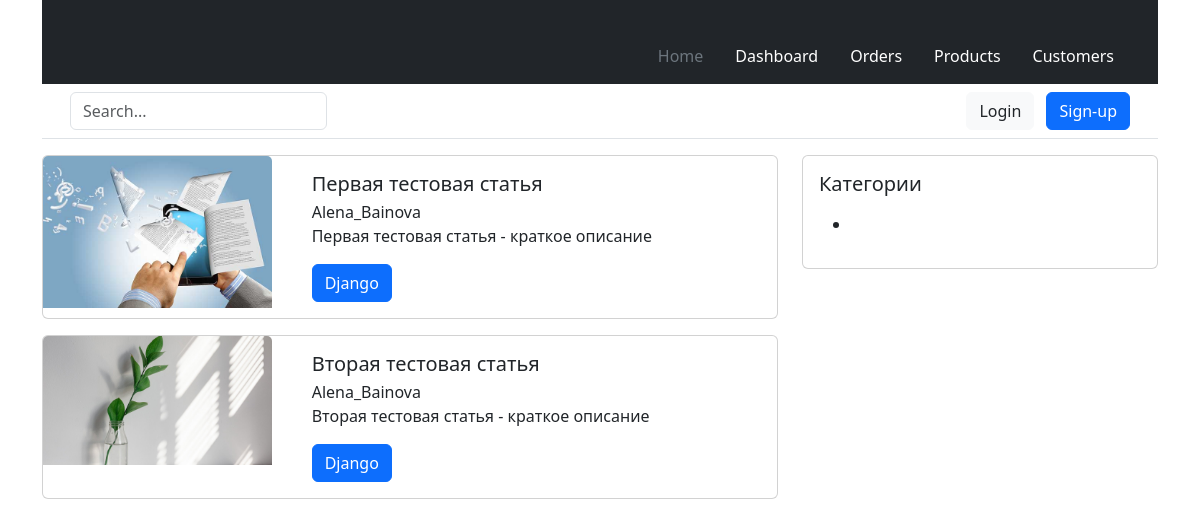
The app's page /, older data.
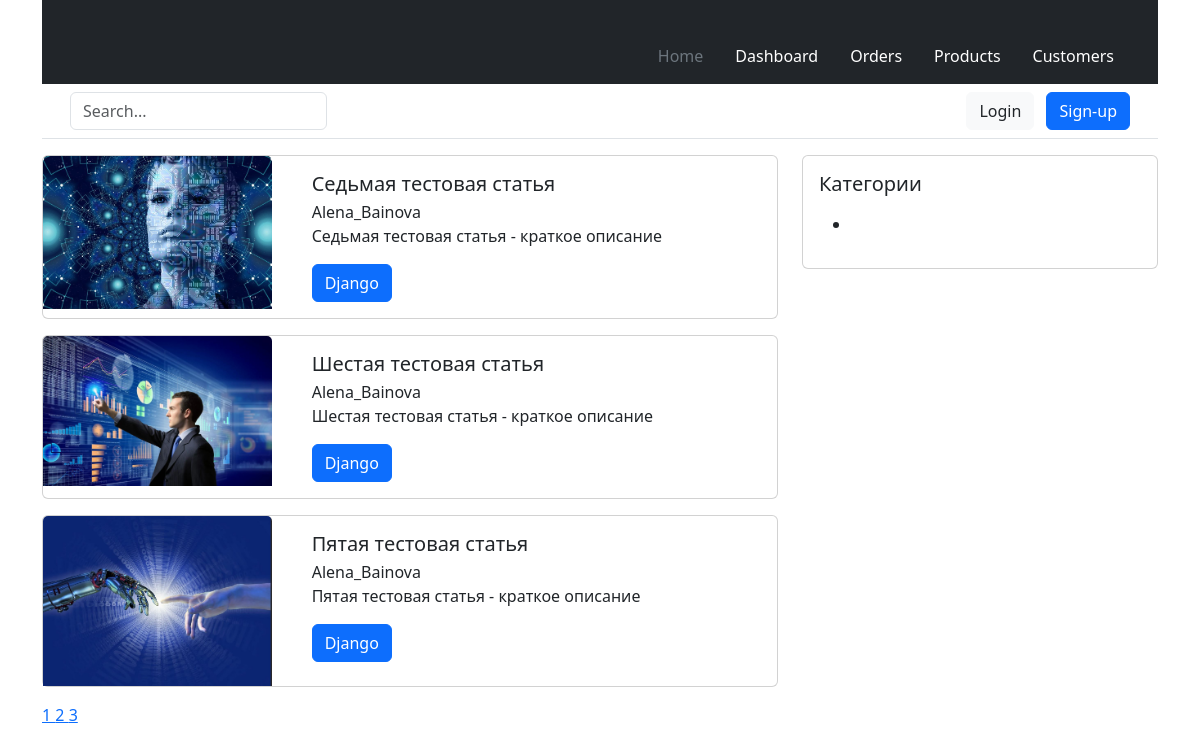
The same page, newer data.
### modules/blog/models.py (models this page shows, shortened)
class Article(models.Model):
    class ArticleManager(models.Manager):
        """
        Кастомный менеджер для модели статей
        """
    STATUS_OPTIONS = (
        ('published', 'Опубликовано'),
        ('draft', 'Черновик')
    )
    title = models.CharField(verbose_name='Заголовок', max_length=255)
    slug = models.SlugField(verbose_name='URL', max_length=255, blank=True, unique=True)
    short_description = models.TextField(verbose_name='Краткое описание', max_length=500)
    full_description = models.TextField(verbose_name='Полное описание')
    thumbnail = models.ImageField(
        verbose_name='Превью поста',
        blank=True,
        upload_to='images/thumbnails/%Y/%m/%d/',
        validators=[FileExtensionValidator(allowed_extensions=('png', 'jpg', 'webp', 'jpeg', 'gif'))]
    )
    status = models.CharField(choices=STATUS_OPTIONS, default='published', verbose_name='Статус поста', max_length=10)
    time_create = models.DateTimeField(auto_now_add=True, verbose_name='Время добавления')
    time_update = models.DateTimeField(auto_now=True, verbose_name='Время обновления')
    author = models.ForeignKey(to=User, verbose_name='Автор', on_delete=models.SET_DEFAULT, related_name='author_posts', default=1)
    updater = models.ForeignKey(to=User, verbose_name='Обновил', on_delete=models.SET_NULL, null=True, related_name='updater_posts', blank=True)
    fixed = models.BooleanField(verbose_name='Зафиксировано', default=False)
    category = TreeForeignKey('Category', on_delete=models.PROTECT, related_name='articles', verbose_name='Категория')
    objects = ArticleManager()
    class Meta:
        db_table = 'app_articles'
        ordering = ['-fixed', '-time_create']
        indexes = [models.Index(fields=['-fixed', '-time_create', 'status'])]
        verbose_name = 'Статью'
        verbose_name_plural = 'Статей'

class Category(MPTTModel):
    title = models.CharField(max_length=255, verbose_name='Название категории')
    slug = models.SlugField(max_length=255, verbose_name='URL категории', blank=True)
    description = models.TextField(verbose_name='Описание категории', max_length=300)
    parent = TreeForeignKey(
        'self',
        on_delete=models.CASCADE,
        null=True,
        blank=True,
        db_index=True,
        related_name='children',
        verbose_name='Родительская категория'
    )
    class MPTTMeta:
        order_insertion_by = ('title',)
    class Meta:
        verbose_name = 'Категория'
        verbose_name_plural = 'Категории'
        db_table = 'app_categories'

### modules/blog/views.py (the view)
# urls.py: path('', ArticleListView.as_view(), name='home'),
class ArticleListView(ListView):
    model = Article
    template_name = 'blog/articles_list.html'
    context_object_name = 'articles'
    paginate_by = 3
    queryset = Article.objects.all()
    def get_context_data(self, **kwargs):
        context = super().get_context_data(**kwargs)
        context['title'] = 'Главная страница'
        return context

### templates/blog/articles_list.html
{% extends 'main.html' %}
{% block content %}
    {% for article in articles %}
    <div class="card mb-3">
        <div class="row">
            <div class="col-4">
                <img src="{{ article.thumbnail.url }}" class="card-img-top" alt="{{ article.title }}">
            </div>
            <div class="col-8">
                <div class="card-body">
                    <h5 class="card-title">{{ article.title }}</h5>
                    <div class="card-subtitle">{{ article.author.username }}</div>
                    <p class="card-text">{{ article.short_description }}</p>
                    <a href="{% url 'articles_by_category' article.category.slug %}" class="btn btn-primary">{{ article.category.title }}</a>
                  </div>
                </div>
            </div>
      </div>
    {% endfor %}
{% endblock %}

### templates/main.html (shortened to what this page needs)
<!DOCTYPE html>
<html lang="ru">
<head>
    {% load static %}
    <link href="{% static 'bootstrap/css/bootstrap.min.css' %}" type="text/css" rel="stylesheet">
</head>
<body>
    <div class="container">
        {% include 'header.html' %}
        <div class="row">
            <div class="col-8">
            {% block content %}
            {% endblock %}
            {% include 'pagination.html' %}
            </div>
            <div class="col-4">
                {% include 'sidebar.html' %}
            </div>
        </div>
    </div>
</body>
</html>

### templates/header.html
<header>
    <div class="px-3 py-2 text-bg-dark">
      <div class="container">
        <div class="d-flex flex-wrap align-items-center justify-content-center justify-content-lg-start">
          <a href="/" class="d-flex align-items-center my-2 my-lg-0 me-lg-auto text-white text-decoration-none">
            <svg class="bi me-2" width="40" height="32" role="img" aria-label="Bootstrap"><use xlink:href="#bootstrap"></use></svg>
          </a>
          <ul class="nav col-12 col-lg-auto my-2 justify-content-center my-md-0 text-small">
            <li>
              <a href="#" class="nav-link text-secondary">
                <svg class="bi d-block mx-auto mb-1" width="24" height="24"><use xlink:href="#home"></use></svg>
                Home
              </a>
            </li>
            <li>
              <a href="#" class="nav-link text-white">
                <svg class="bi d-block mx-auto mb-1" width="24" height="24"><use xlink:href="#speedometer2"></use></svg>
                Dashboard
              </a>
            </li>
            <li>
              <a href="#" class="nav-link text-white">
                <svg class="bi d-block mx-auto mb-1" width="24" height="24"><use xlink:href="#table"></use></svg>
                Orders
              </a>
            </li>
            <li>
              <a href="#" class="nav-link text-white">
                <svg class="bi d-block mx-auto mb-1" width="24" height="24"><use xlink:href="#grid"></use></svg>
                Products
              </a>
            </li>
            <li>
              <a href="#" class="nav-link text-white">
                <svg class="bi d-block mx-auto mb-1" width="24" height="24"><use xlink:href="#people-circle"></use></svg>
                Customers
              </a>
            </li>
          </ul>
        </div>
      </div>
    </div>
    <div class="px-3 py-2 border-bottom mb-3">
      <div class="container d-flex flex-wrap justify-content-center">
        <form class="col-12 col-lg-auto mb-2 mb-lg-0 me-lg-auto" role="search">
          <input type="search" class="form-control" placeholder="Search..." aria-label="Search">
        </form>
        <div class="text-end">
          <button type="button" class="btn btn-light text-dark me-2">Login</button>
          <button type="button" class="btn btn-primary">Sign-up</button>
        </div>
      </div>
    </div>
  </header>

### templates/pagination.html
{% if is_paginated %}
    {% for page_number in page_obj.paginator.get_elided_page_range %}
        {% if page_number == page_obj.paginator.ELLIPSIS %}
            {{page_number}}
        {% else %}
            <a href="?page={{ page_number }}"class="{% if page_number == page_obj.number %}current{% endif %}">
                {{page_number}}
            </a>
        {% endif %}
    {% endfor %}
{%endif%}

### templates/sidebar.html (shortened to what this page needs)
{% load mptt_tags %}
<div class="card">
    <div class="card-body">
      <h5 class="card-title">Категории</h5>
      {% full_tree_for_model blog.Category as categories %}
      <p class="card-text">
        <ul>
            {% recursetree categories %}
                <li>
                </li>
            {% endrecursetree %}
        </ul>
      </p>
    </div>
  </div>

Row changes from the older to the newer data that the page shows:
no longer on this page (row edited): Article: thumbnail (picture), title "Первая тестовая статья", author.username "Alena_Bainova", short_description "Первая тестовая статья - краткое описание", category "Django"
no longer on this page (row edited): Article: thumbnail (picture), title "Вторая тестовая статья", author.username "Alena_Bainova", short_description "Вторая тестовая статья - краткое описание", category "Django"
added Article: thumbnail (picture), title "Седьмая тестовая статья", author.username "Alena_Bainova", short_description "Седьмая тестовая статья - краткое описание", category "Django"
added Article: thumbnail (picture), title "Шестая тестовая статья", author.username "Alena_Bainova", short_description "Шестая тестовая статья - краткое описание", category "Django"
added Article: thumbnail (picture), title "Пятая тестовая статья", author.username "Alena_Bainova", short_description "Пятая тестовая статья - краткое описание", category "Django"
Text that changed along with them:
new list line: "1"
new list line: "2"
new list line: "3"
